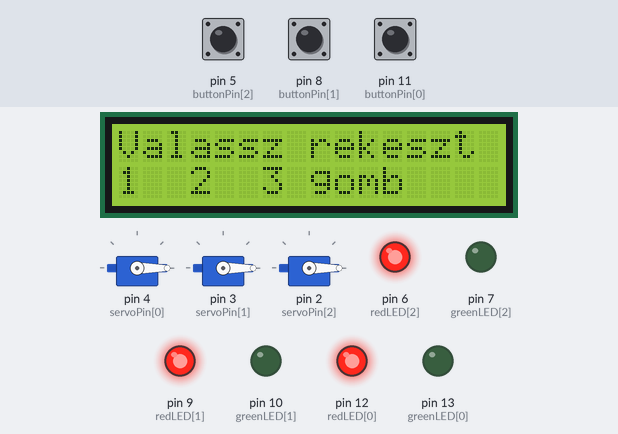
Simulated run of this sketch. Board: Arduino Uno, built with avr-gcc and run on an emulated ATmega328P. Parts: 16×2 character LCD, 3 × servo, output pins drawn as LEDs (lit = HIGH). The test bench sets the inputs (shaded band); at power-on: pin 5 (buttonPin[2]) HIGH, pin 8 (buttonPin[1]) HIGH, pin 11 (buttonPin[0]) HIGH.

Above: at 3.5 s.
3.6 s: pin 5 (buttonPin[2]) pulled LOW for 0.15 s
At 4.3 s:
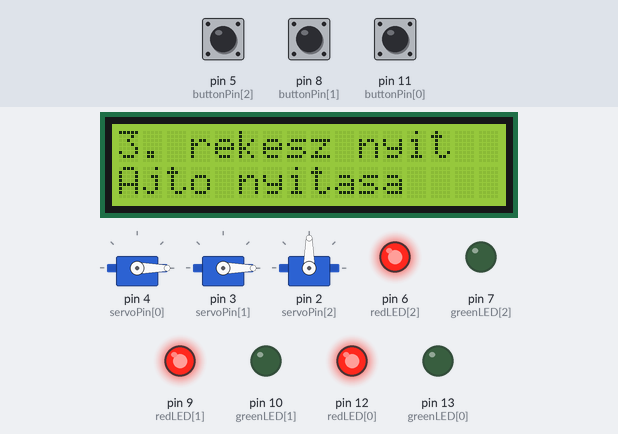
6.7 s: pin 5 (buttonPin[2]) pulled LOW for 3.2 s
At 10.8 s:
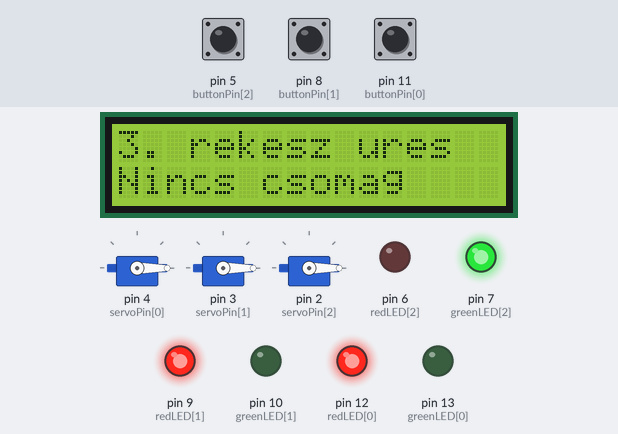
12.9 s: pin 8 (buttonPin[1]) pulled LOW for 1 s
At 15.1 s:
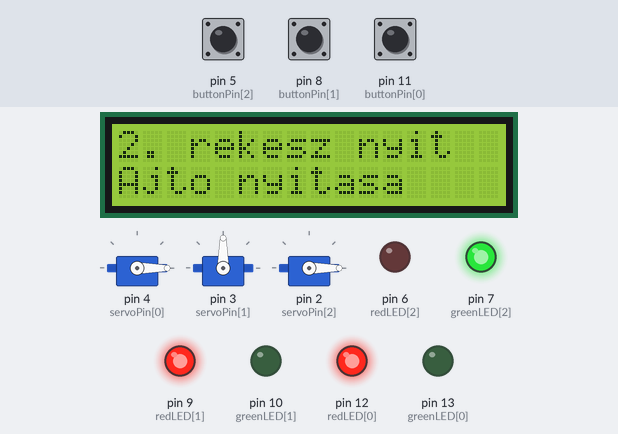
16.9 s: pin 11 (buttonPin[0]) pulled LOW for 3.2 s
At 24.5 s:
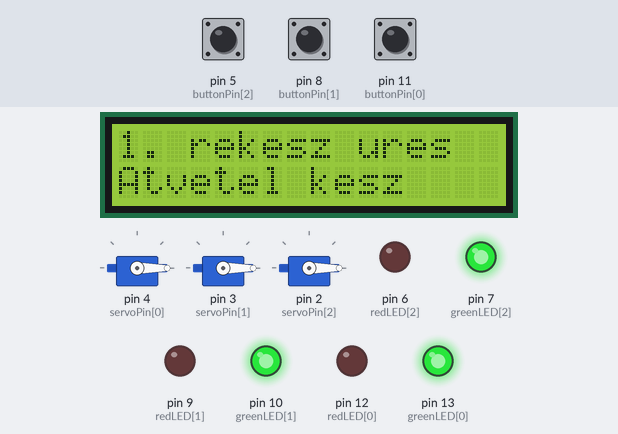
24.6 s: pin 8 (buttonPin[1]) pulled LOW for 3.2 s
At 28.2 s:
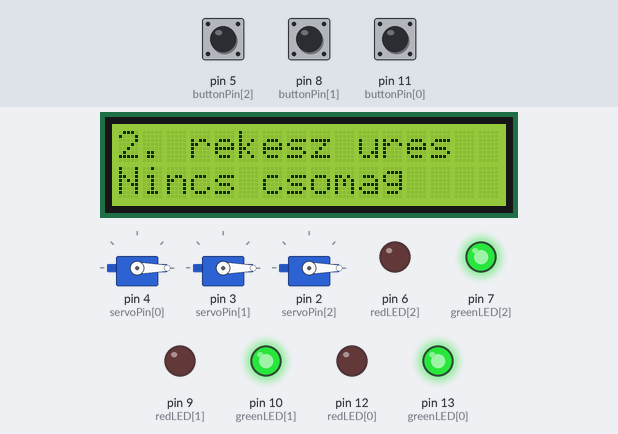
30.8 s: pin 11 (buttonPin[0]) pulled LOW for 0.15 s
At 32.2 s:
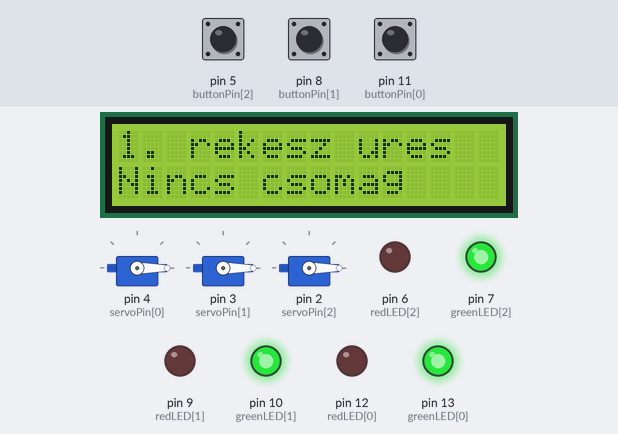
Timing chart, 0 to 33.8 s (numbered marks = the images above; inputs shaded):
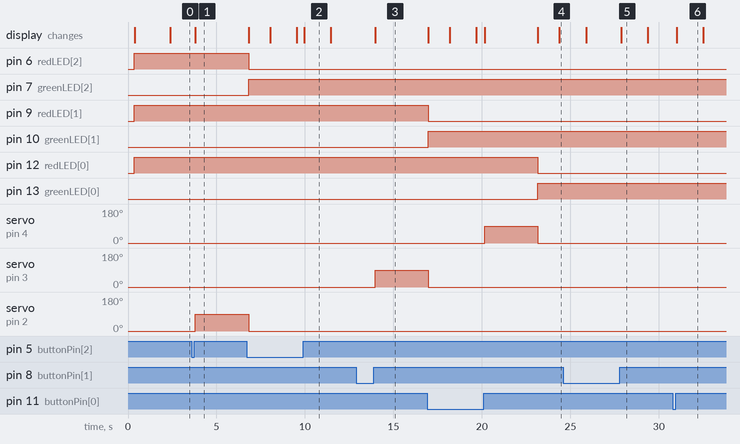

The sketch:

csomagautomata1.ino
```cpp
#include <Servo.h>
#include <LiquidCrystal.h>

// LCD: RS, E, D4, D5, D6, D7
LiquidCrystal lcd(A0, A1, A2, A3, A4, A5);

// LED-ek
const int greenLED[3] = {13, 10, 7};
const int redLED[3]   = {12, 9, 6};

// Gombok
const int buttonPin[3] = {11, 8, 5};

// Szervók
const int servoPin[3] = {4, 3, 2};
Servo servos[3];

// Rekeszek állapota
// true = foglalt, van csomag
// false = üres
bool occupied[3] = {true, true, true};

const int CLOSED_POS = 0;
const int OPEN_POS   = 90;

void updateLEDs() {
  for (int i = 0; i < 3; i++) {
    if (occupied[i]) {
      digitalWrite(redLED[i], HIGH);
      digitalWrite(greenLED[i], LOW);
    } else {
      digitalWrite(redLED[i], LOW);
      digitalWrite(greenLED[i], HIGH);
    }
  }
}

void printLine(byte row, const char* text) {
  lcd.setCursor(0, row);
  lcd.print("                ");
  lcd.setCursor(0, row);
  lcd.print(text);
}

void showStartupScreen() {
  lcd.clear();
  printLine(0, "Udvozoljuk!");
  printLine(1, "Csomagautomata");
  delay(2000);
  lcd.clear();
}

void showWelcome() {
  lcd.clear();
  printLine(0, "Valassz rekeszt");
  printLine(1, "1  2  3 gomb");
}

void showEmptyBox(int boxIndex) {
  lcd.clear();
  char line[17];
  snprintf(line, sizeof(line), "%d. rekesz ures", boxIndex + 1);
  printLine(0, line);
  printLine(1, "Nincs csomag");
  delay(1500);
  showWelcome();
}

void openBox(int boxIndex) {
  lcd.clear();
  char line[17];
  snprintf(line, sizeof(line), "%d. rekesz nyit", boxIndex + 1);
  printLine(0, line);
  printLine(1, "Ajto nyitasa");

  servos[boxIndex].write(OPEN_POS);
  delay(3000);

  lcd.clear();
  snprintf(line, sizeof(line), "%d. rekesz zar", boxIndex + 1);
  printLine(0, line);
  printLine(1, "Ajto zarasa");

  servos[boxIndex].write(CLOSED_POS);

  occupied[boxIndex] = false;
  updateLEDs();

  delay(1200);

  lcd.clear();
  snprintf(line, sizeof(line), "%d. rekesz ures", boxIndex + 1);
  printLine(0, line);
  printLine(1, "Atvetel kesz");

  delay(1500);
  showWelcome();
}

void waitButtonRelease(int pin) {
  while (digitalRead(pin) == LOW) {
    delay(10);
  }
  delay(50);
}

void setup() {
  delay(300);
  lcd.begin(16, 2);
  lcd.clear();

  for (int i = 0; i < 3; i++) {
    pinMode(greenLED[i], OUTPUT);
    pinMode(redLED[i], OUTPUT);
    pinMode(buttonPin[i], INPUT_PULLUP);
  }

  for (int i = 0; i < 3; i++) {
    servos[i].attach(servoPin[i]);
    servos[i].write(CLOSED_POS);
  }

  updateLEDs();
  showStartupScreen();
  showWelcome();
}

void loop() {
  for (int i = 0; i < 3; i++) {
    if (digitalRead(buttonPin[i]) == LOW) {
      waitButtonRelease(buttonPin[i]);

      if (occupied[i]) {
        openBox(i);
      } else {
        showEmptyBox(i);
      }
    }
  }
}
```

Measured:
- after the input at 3.6 s, servo on pin 2 (servoPin[2]): 0° → 90° after 0.21 s; the display: changes after 0.21 s (image 1)
- after the input at 6.7 s, the display: first differs from a run without the input after 3.3 s (image 2)
- after the input at 12.9 s, servo on pin 3 (servoPin[1]): 0° → 90° after 1.1 s; the display: changes after 1.1 s (image 3)
- after the input at 16.9 s, pin 12 (redLED[0]): HIGH → LOW after 6.3 s; pin 13 (greenLED[0]): LOW → HIGH after 6.3 s; servo on pin 4 (servoPin[0]): 0° → 90° after 3.3 s, → 0° 3.0 s later
- after the input at 24.6 s, the display: first differs from a run without the input after 3.3 s (image 5)
- after the input at 30.8 s, the display: changes after 0.21 s (image 6)
- what the display in image 2 shows lasts 1.5 s, from 10.0 s to 11.5 s
